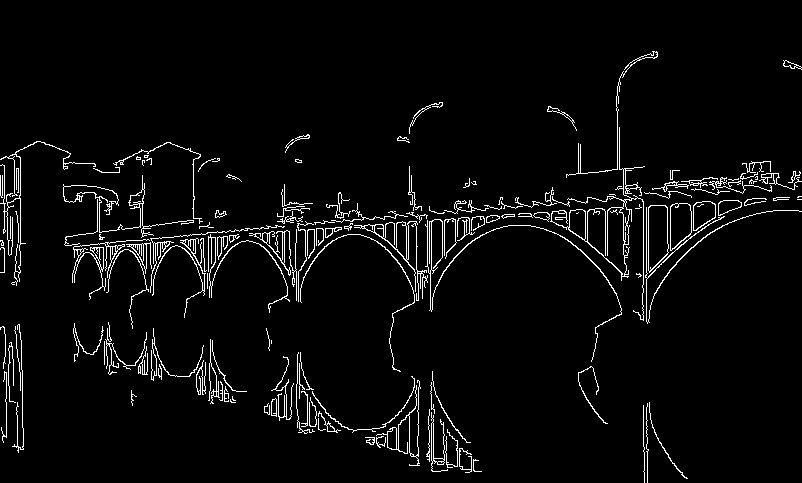
//> input picture bordasMax.jpg, 802 x 483 px
$ ./cannypoints bordasMax.jpg   (built with g++ and OpenCV 4)
//> lines starting //> are read from the running program, lines starting //| are printed output that depends on the picture; after the words box and inside, x2 and y2 are one past the last pixel; in counts of white or black regions, pixels touching at a corner belong together
#include <iostream>
#include <opencv2/opencv.hpp>
#include <fstream>
#include <iomanip>
#include <vector>
#include <algorithm>
#include <numeric>
#include <ctime>
#include <cstdlib>

using namespace std;
using namespace cv;

#define STEP 3
#define JITTER 3
#define RAIO 3
#define top_slider_max 200

int top_slider = 10;
int width, height;

char TrackbarName[50];

Mat image, points, border;

void on_trackbar_canny(int, void*){
  Canny(image, border, top_slider, 3*top_slider);
  imshow("canny", border);
}

int main(int argc, char** argv){

  vector<int> yrange;
  vector<int> xrange;

  int gray, x, y;

  image = imread(argv[1],CV_LOAD_IMAGE_GRAYSCALE);
//> image is the input picture: 483 rows x 802 cols, CV_8UC1; min 0, max 255, mean 10.1

  srand(time(0));

  if(!image.data){
	cout << "nao abriu: " << argv[1] << endl;
    cout << argv[0] << " imagem.jpg";
    exit(0);
  }

  width=image.size().width;
//> width = 802
  height=image.size().height;
//> height = 483

  xrange.resize(height/STEP);
//> xrange = 161 values from 0 to 0
  yrange.resize(width/STEP);
//> yrange = 267 values from 0 to 0

  iota(xrange.begin(), xrange.end(), 0);
//> xrange = 161 values from 0 to 160
  iota(yrange.begin(), yrange.end(), 0);
//> yrange = 267 values from 0 to 266

  for(uint i=0; i<xrange.size(); i++){
    xrange[i]= xrange[i]*STEP+STEP/2;
  }
//> after the loop, xrange = 161 values from 1 to 481

  for(uint i=0; i<yrange.size(); i++){
    yrange[i]= yrange[i]*STEP+STEP/2;
  }

  points = Mat(height, width, CV_8U, Scalar(255));

  random_shuffle(xrange.begin(), xrange.end());

  for(auto i : xrange){
    random_shuffle(yrange.begin(), yrange.end());
    for(auto j : yrange){
      x = i+rand()%(2*JITTER)-JITTER+1;
      y = j+rand()%(2*JITTER)-JITTER+1;
      gray = image.at<uchar>(x,y);
      circle(points,
             cv::Point(y,x),
             RAIO,
             CV_RGB(gray,gray,gray),
             -1,
             CV_AA);
    }
  }
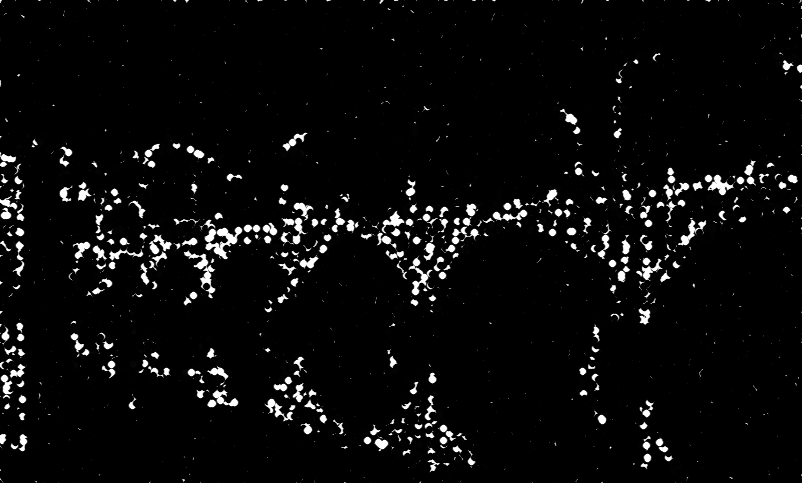
//> points: 483 rows x 802 cols, CV_8UC1; min 0, max 255, mean 10.8

  sprintf( TrackbarName, "Threshold inferior", top_slider_max );

  namedWindow("canny",1);
  createTrackbar( TrackbarName, "canny",
                &top_slider,
                top_slider_max,
                on_trackbar_canny );

  on_trackbar_canny(top_slider, 0 );
//> in on_trackbar_canny, `Canny(image, border, top_slider, 3*top_slider);`:
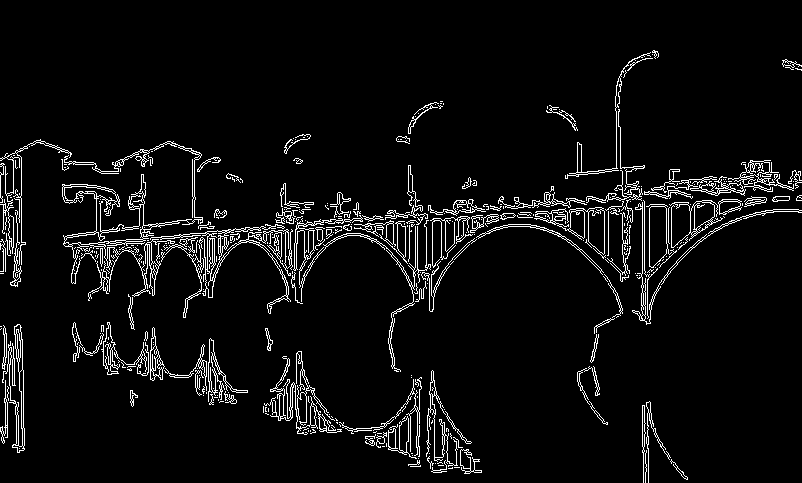
//> border: 483 rows x 802 cols, CV_8UC1; 5.3% white in thin lines or dots, all inside (x1, y1, x2, y2) = (0, 50, 802, 483)

  waitKey(0);

  imwrite("bordas.jpg", border);

  for(int i = JITTER; i < border.size().width - JITTER; i++){
    for(int j = JITTER; j < border.size().height - JITTER; j++){
      if(border.at<uchar>(j,i) == 255){
        x = i + rand()%(2*JITTER) - JITTER + 1;
        y = j + rand()%(2*JITTER) - JITTER + 1;
        gray = image.at<uchar>(x,y);
        circle(points,
              cv::Point(y,x),
              RAIO,
              CV_RGB(gray,gray,gray),
              -1,
              CV_AA);
      }
    }
  }
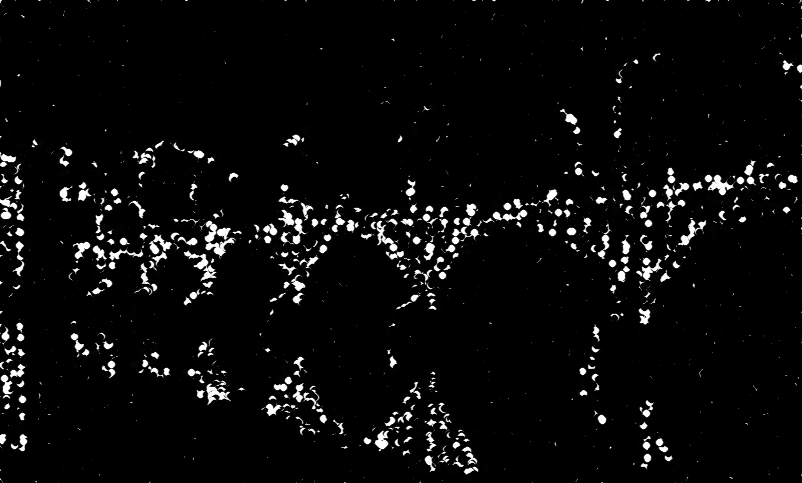
//> points: 483 rows x 802 cols, CV_8UC1; 3.72% of pixels changed, all inside (x1, y1, x2, y2) = (127, 0, 479, 483)

  imwrite("pontos.jpg", points);

  return 0;
}
